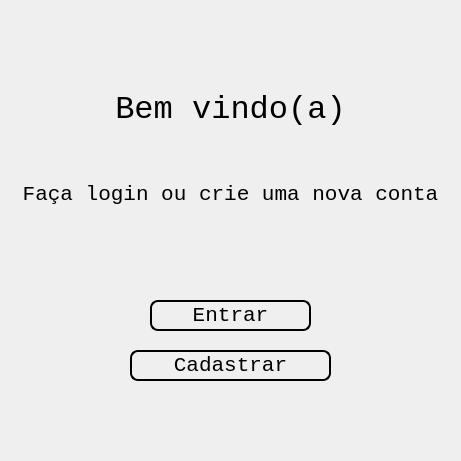
<?xml version="1.0" encoding="UTF-8"?>
<ui version="4.0">
 <class>Dialog</class>
 <widget class="QDialog" name="Dialog">
  <property name="geometry">
   <rect>
    <x>0</x>
    <y>0</y>
    <width>461</width>
    <height>461</height>
   </rect>
  </property>
  <property name="windowTitle">
   <string>Dialog</string>
  </property>
  <widget class="QWidget" name="bgWidget" native="true">
   <property name="geometry">
    <rect>
     <x>0</x>
     <y>0</y>
     <width>461</width>
     <height>461</height>
    </rect>
   </property>
   <property name="font">
    <font>
     <family>Courier New</family>
     <pointsize>14</pointsize>
    </font>
   </property>
   <property name="styleSheet">
    <string notr="true"/>
   </property>
   <widget class="QLabel" name="label">
    <property name="geometry">
     <rect>
      <x>100</x>
      <y>90</y>
      <width>261</width>
      <height>39</height>
     </rect>
    </property>
    <property name="font">
     <font>
      <family>Courier New</family>
      <pointsize>24</pointsize>
      <weight>50</weight>
      <bold>false</bold>
     </font>
    </property>
    <property name="styleSheet">
     <string notr="true">color: rgb(0, 0, 0);
</string>
    </property>
    <property name="text">
     <string>&lt;html&gt;&lt;head/&gt;&lt;body&gt;&lt;p align=&quot;center&quot;&gt;Bem vindo(a)&lt;/p&gt;&lt;/body&gt;&lt;/html&gt;</string>
    </property>
   </widget>
   <widget class="QLabel" name="label_2">
    <property name="geometry">
     <rect>
      <x>10</x>
      <y>180</y>
      <width>441</width>
      <height>30</height>
     </rect>
    </property>
    <property name="font">
     <font>
      <family>Courier New</family>
      <pointsize>16</pointsize>
      <weight>50</weight>
      <bold>false</bold>
     </font>
    </property>
    <property name="autoFillBackground">
     <bool>false</bool>
    </property>
    <property name="styleSheet">
     <string notr="true">color: rgb(0, 0, 0);
</string>
    </property>
    <property name="text">
     <string>&lt;html&gt;&lt;head/&gt;&lt;body&gt;&lt;p align=&quot;center&quot;&gt;Faça login ou crie uma nova conta&lt;/p&gt;&lt;/body&gt;&lt;/html&gt;</string>
    </property>
   </widget>
   <widget class="QPushButton" name="btnEntrar">
    <property name="geometry">
     <rect>
      <x>150</x>
      <y>300</y>
      <width>161</width>
      <height>31</height>
     </rect>
    </property>
    <property name="font">
     <font>
      <family>Courier New</family>
      <pointsize>16</pointsize>
     </font>
    </property>
    <property name="styleSheet">
     <string notr="true">border-radius: 8px;
border: 2px solid black;</string>
    </property>
    <property name="text">
     <string>Entrar</string>
    </property>
   </widget>
   <widget class="QPushButton" name="btnCad">
    <property name="geometry">
     <rect>
      <x>130</x>
      <y>350</y>
      <width>201</width>
      <height>31</height>
     </rect>
    </property>
    <property name="font">
     <font>
      <family>Courier New</family>
      <pointsize>16</pointsize>
     </font>
    </property>
    <property name="styleSheet">
     <string notr="true">border-radius: 8px;
border: 2px solid black;</string>
    </property>
    <property name="text">
     <string>Cadastrar</string>
    </property>
   </widget>
   <zorder>btnCad</zorder>
   <zorder>label_2</zorder>
   <zorder>label</zorder>
   <zorder>btnEntrar</zorder>
  </widget>
 </widget>
 <resources/>
 <connections/>
</ui>
